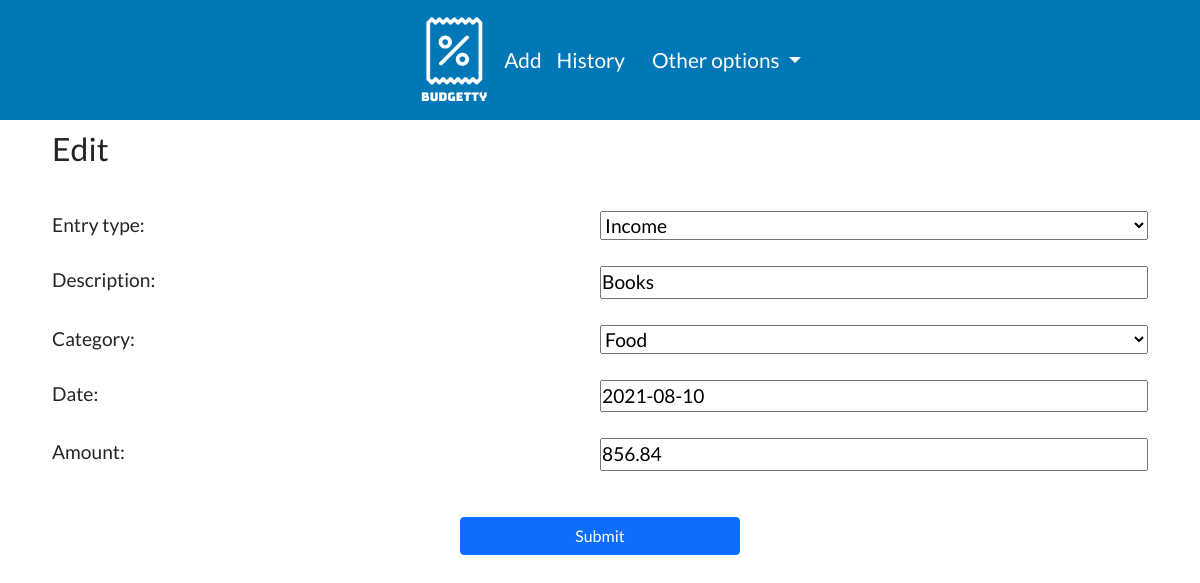
The page /entries/edit/13 (signed in) on the database its author committed.
### entries/models.py (models this page shows, shortened)
class Entry(models.Model):
    username = models.CharField(max_length=50, default="User")
    entry_type = models.CharField(max_length=50, choices=ENTRY_TYPE_CHOICES, default="income")
    description = models.CharField(max_length=120)
    category = models.CharField(max_length=60, choices=CATEGORY_CHOICES, default="food")
    date = models.DateField()
    amount = models.DecimalField(max_digits=20,decimal_places=2)

### entries/views/add_edit_view.py (the view)
# urls.py: path("entries/edit/<pk>", add_edit_view.EntryEditView.as_view(), name="edit"),
class EntryEditView(LoginRequiredMixin, UpdateView):
    login_url = "/login"
    redirect_field_name = "login"
    template_name = 'entries/edit.html'
    model = Entry
    fields = ['entry_type', "description", "category", "date", "amount"]
    success_url = "/entries"

### entries/templates/entries/edit.html (shortened to what this page needs)
{% extends "parent.html" %}
{% load static %}
{% block title %}
    <link rel="stylesheet" href="{% static 'styles/add_edit.css' %}">
{% endblock %}
{% block content %}
<div class="container-sm">
    <h1 class="page_title display_mobile">Edit</h1>
    <br>
    <form method="post" >
        <div class="form_container">
            {{ form.as_p }}
            <button type="submit" class="btn btn-primary" id="submit_button">Submit</button>
        </div>
    </form>
    </div>
{% endblock %}

### static/styles/add_edit.css (style rules this page uses)
.form_container p { font-size: 1.2rem; display: grid; grid-template-columns: 1fr 1fr; grid-template-rows: 1fr; }
.form_container { display: flex; flex-direction: column; row-gap: 10px; }
.form_container { margin: 10px; }
#submit_button { align-self: center; width: 280px; margin-top: 20px; }

### static/styles/base.css (style rules this page uses)
* { box-sizing: border-box; padding:0; margin:0; }
body { font-size: 62.5%; width:100%; font-family: "Lato", "Roboto", "Monserrat", sans-serif; }
.page_title { font-size: 2rem; padding: 10px; }

### rows shown on the page
Entry: entry_type "Income", description "Books", category "Food", date "2021-08-10", amount "856.84"
